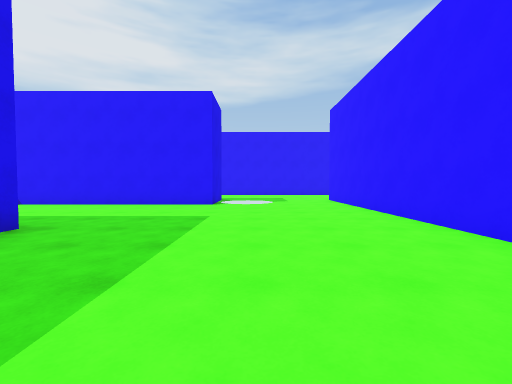
[1] (above)

17 first-person views from a walk through a Unity game level. The camera is 1.3 m above the floor, tilts 2° down and sees 90° across. The floor is counted in squares, 2 m on a side. Each view is taken from the middle of a square. On the plan, view 1 faces up. The plan holds only what a view shows up to about 9 squares ahead; the rest is blank.

[2]
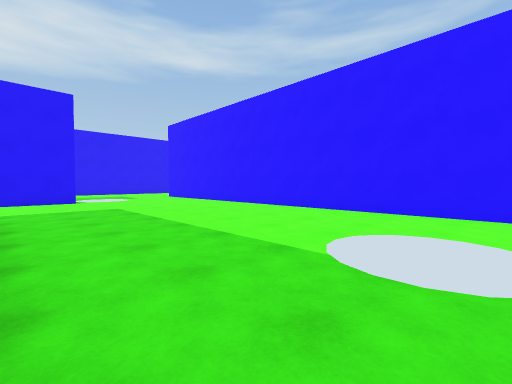

[3]
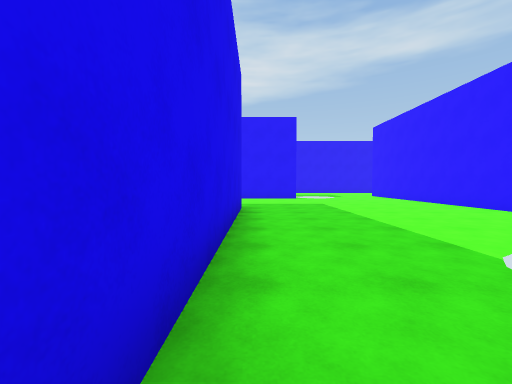

[4]
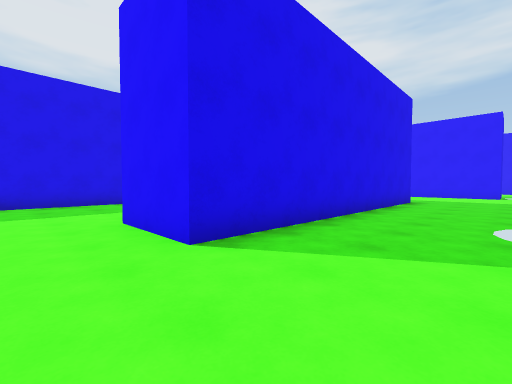

[5]
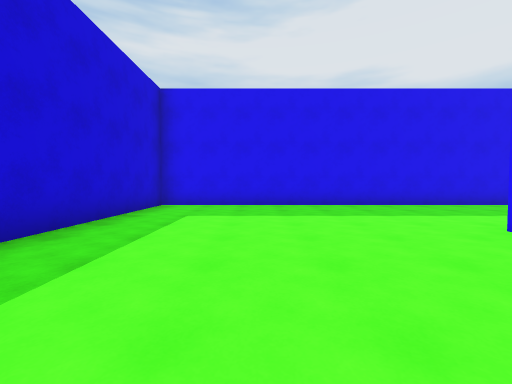

[6]
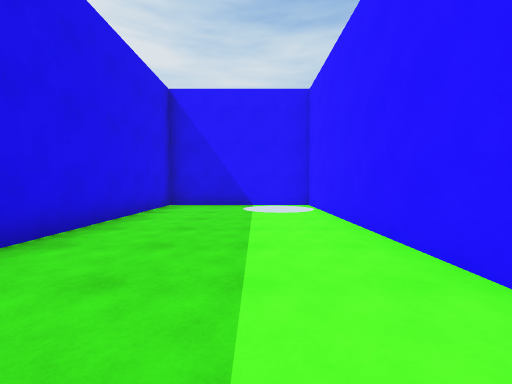

[7]
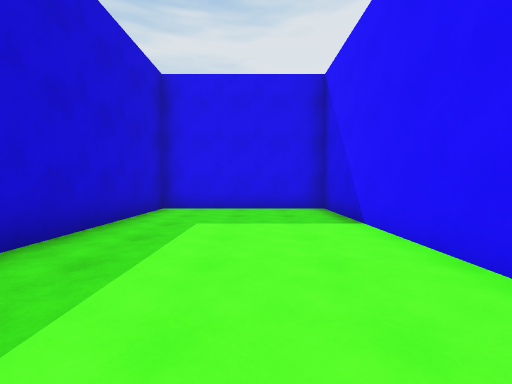

[8]
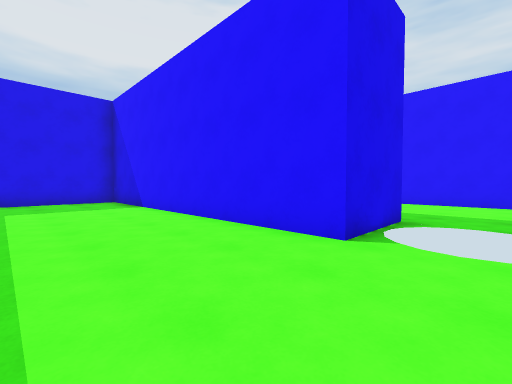

[9]
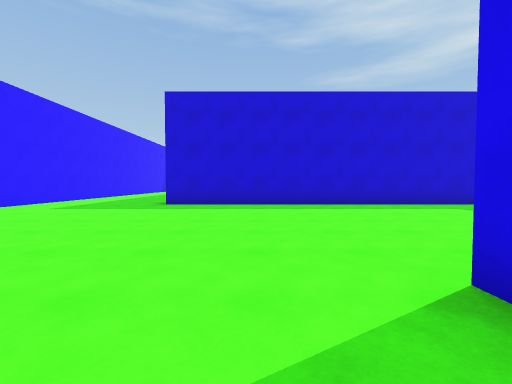

[10]
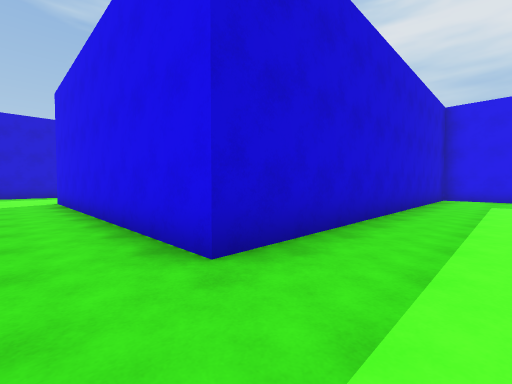

[11]
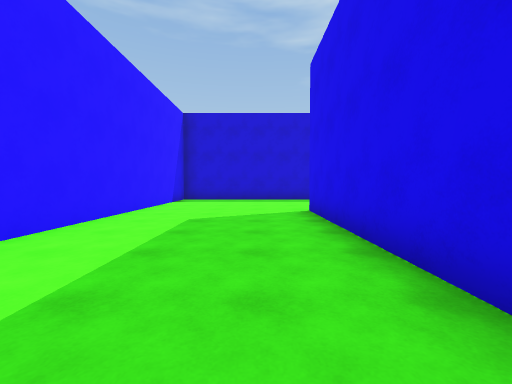

[12]
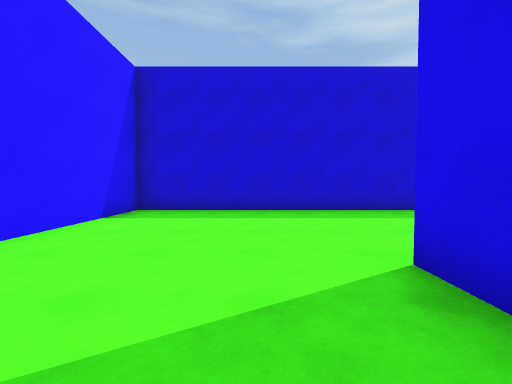

[13]
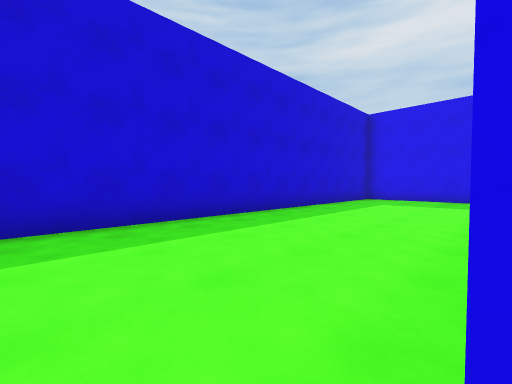

[14]
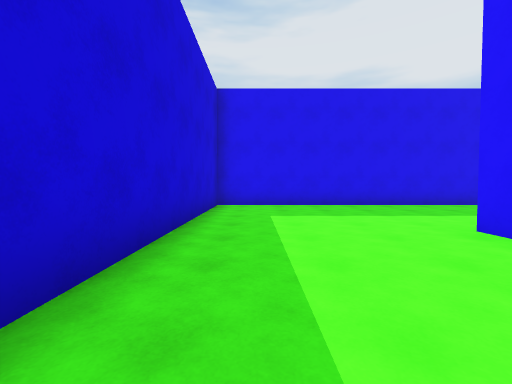

[15]
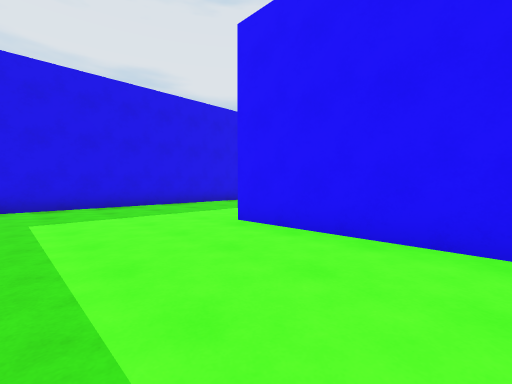

[16]
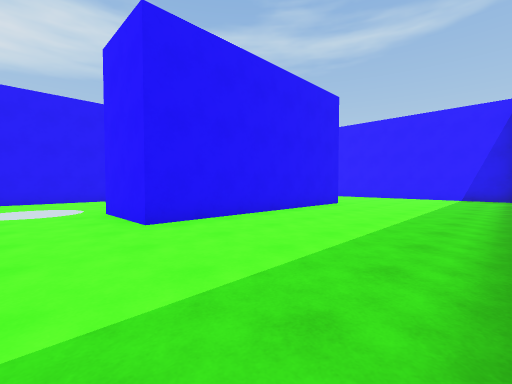

[17]
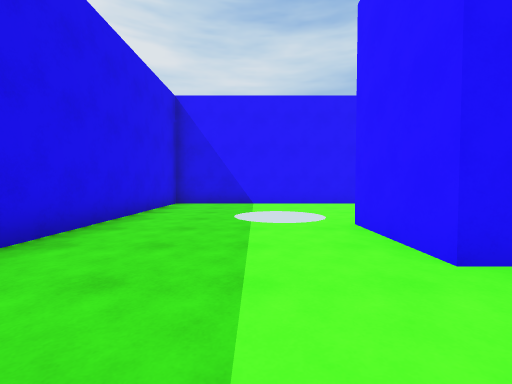

### Floor plan
Points are (right, up) in squares from view 1. A wall is a line through its corners. A room is listed if a view was taken in it or the views show most of it. See-through windows are left out.
Room 1 (views 1, 2, 7, 8)
walls: (-3.4, 3.6) (-3.4, -2.6); (-1.3, 9.9) (-1.3, 7.7) (-9.5, 7.7) (-9.5, 3.6) (-5.2, 3.6); (2.8, -2.1) (2.8, 7.5)
ways out: opening at (-2.5, -1.5) to room 2; opening at (1.5, -1.5) to room 2; opening at (1.5, 8.5); gap at (-1, 9)
Room 2 (views 3, 4, 5, 6, 9, 10, 11, 12, 13, 14, 15, 16, 17)
walls: (4.9, -12) (4.9, -9.8); (-3.4, -2.6) (-3.4, -4.6) (-5.4, -4.6) (-5.4, 1.6) (-9.5, 1.6) (-9.5, -10.8) (0.7, -10.8) (0.7, -19) (-5.4, -19) (-5.4, -16.9); (-9.5, -15.5) (-9.5, -23.1) (4.9, -23.1) (4.9, -15.8)
ways out: opening at (-2.5, -1.5) to room 1; opening at (1.5, -1.5) to room 1; opening at (-8.5, -16)

Where each view was taken, in squares from view 1:
view 1: 0 up, 0 right, facing up
view 2: 2 down, 3 left, facing up-right
view 3: 3 down, 3 left, facing up
view 4: 6 down, 1 left, facing up-left
view 5: 8 down, 2 left, facing left
view 6: 6 down, 7 left, facing up
view 7: 6 up, 3 left, facing left
view 8: 5 up, 0 right, facing up-left
view 9: 3 down, 2 left, facing down
view 10: 9 down, 2 right, facing down-left
view 11: 13 down, 2 right, facing down
view 12: 17 down, 2 right, facing down
view 13: 19 down, 1 right, facing down-left
view 14: 22 down, 2 left, facing left
view 15: 22 down, 2 left, facing up-left
view 16: 23 down, 7 left, facing up-right
view 17: 21 down, 7 left, facing up
